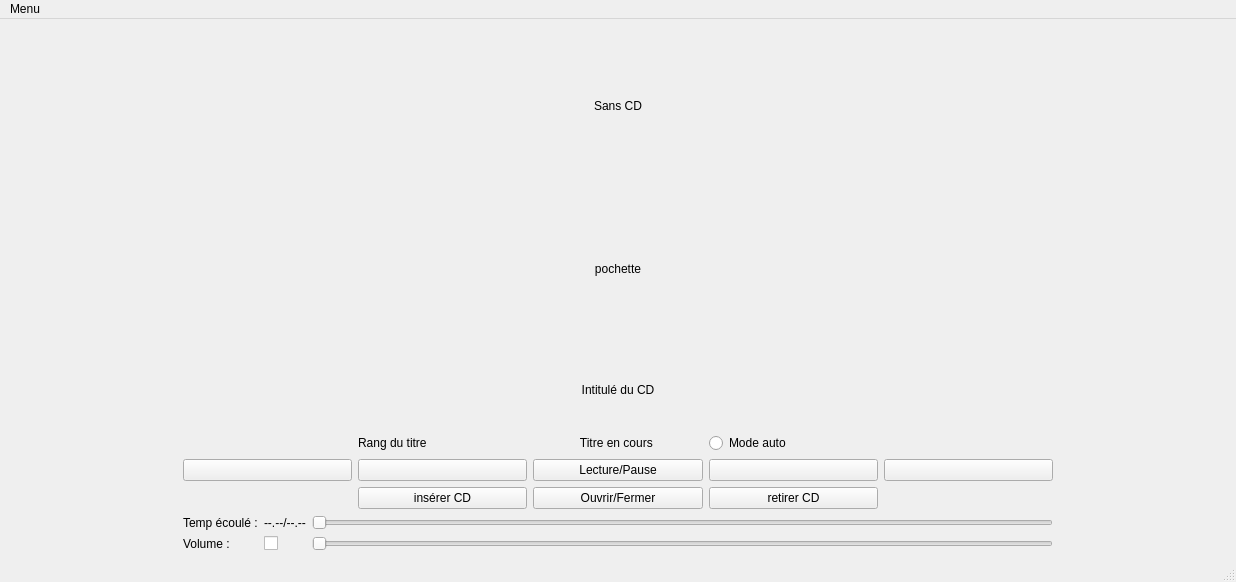
<?xml version="1.0" encoding="UTF-8"?>
<ui version="4.0">
 <class>LecteurVue</class>
 <widget class="QMainWindow" name="LecteurVue">
  <property name="geometry">
   <rect>
    <x>0</x>
    <y>0</y>
    <width>1236</width>
    <height>582</height>
   </rect>
  </property>
  <property name="windowTitle">
   <string>LecteurVue</string>
  </property>
  <widget class="QWidget" name="centralwidget">
   <layout class="QHBoxLayout" name="horizontalLayout_4">
    <item>
     <layout class="QHBoxLayout" name="horizontalLayout_3" stretch="1,5,1">
      <item>
       <spacer name="horizontalSpacer_2">
        <property name="orientation">
         <enum>Qt::Orientation::Horizontal</enum>
        </property>
        <property name="sizeHint" stdset="0">
         <size>
          <width>40</width>
          <height>20</height>
         </size>
        </property>
       </spacer>
      </item>
      <item>
       <layout class="QVBoxLayout" name="verticalLayout">
        <item>
         <layout class="QHBoxLayout" name="horizontalLayout">
          <item>
           <widget class="QLabel" name="etatDisque">
            <property name="text">
             <string>Sans CD</string>
            </property>
            <property name="alignment">
             <set>Qt::AlignmentFlag::AlignCenter</set>
            </property>
            <property name="margin">
             <number>10</number>
            </property>
            <property name="indent">
             <number>530</number>
            </property>
           </widget>
          </item>
         </layout>
        </item>
        <item>
         <layout class="QHBoxLayout" name="horizontalLayout_2">
          <item>
           <widget class="QLabel" name="pochette">
            <property name="text">
             <string>pochette</string>
            </property>
            <property name="alignment">
             <set>Qt::AlignmentFlag::AlignCenter</set>
            </property>
           </widget>
          </item>
         </layout>
        </item>
        <item>
         <layout class="QGridLayout" name="gridLayout">
          <item row="2" column="2">
           <widget class="QPushButton" name="lecturePause">
            <property name="text">
             <string>Lecture/Pause</string>
            </property>
            <property name="icon">
             <iconset theme="QIcon::ThemeIcon::MediaPlaybackStart"/>
            </property>
            <property name="checkable">
             <bool>true</bool>
            </property>
           </widget>
          </item>
          <item row="3" column="1">
           <widget class="QPushButton" name="insererCD">
            <property name="text">
             <string>insérer CD</string>
            </property>
            <property name="autoDefault">
             <bool>false</bool>
            </property>
           </widget>
          </item>
          <item row="3" column="2">
           <widget class="QPushButton" name="ouvrirFermer">
            <property name="text">
             <string>Ouvrir/Fermer</string>
            </property>
            <property name="checkable">
             <bool>true</bool>
            </property>
           </widget>
          </item>
          <item row="1" column="3">
           <widget class="QRadioButton" name="autoButton">
            <property name="text">
             <string>Mode auto</string>
            </property>
           </widget>
          </item>
          <item row="2" column="3">
           <widget class="QPushButton" name="boutonStop">
            <property name="text">
             <string/>
            </property>
            <property name="icon">
             <iconset theme="QIcon::ThemeIcon::MediaPlaybackStop"/>
            </property>
           </widget>
          </item>
          <item row="0" column="2">
           <widget class="QLabel" name="intituleCD">
            <property name="text">
             <string>Intitulé du CD</string>
            </property>
            <property name="alignment">
             <set>Qt::AlignmentFlag::AlignCenter</set>
            </property>
           </widget>
          </item>
          <item row="3" column="3">
           <widget class="QPushButton" name="retirerCD">
            <property name="text">
             <string>retirer CD</string>
            </property>
           </widget>
          </item>
          <item row="1" column="2">
           <widget class="QLabel" name="titreEnCours">
            <property name="text">
             <string>Titre en cours </string>
            </property>
            <property name="alignment">
             <set>Qt::AlignmentFlag::AlignCenter</set>
            </property>
           </widget>
          </item>
          <item row="2" column="4">
           <widget class="QPushButton" name="titreSuivant">
            <property name="text">
             <string/>
            </property>
            <property name="icon">
             <iconset theme="QIcon::ThemeIcon::GoNext"/>
            </property>
           </widget>
          </item>
          <item row="1" column="1">
           <widget class="QLabel" name="rangTitre">
            <property name="text">
             <string>Rang du titre</string>
            </property>
           </widget>
          </item>
          <item row="2" column="1">
           <widget class="QPushButton" name="recommencerTitre">
            <property name="text">
             <string/>
            </property>
            <property name="icon">
             <iconset theme="QIcon::ThemeIcon::MediaSeekBackward"/>
            </property>
           </widget>
          </item>
          <item row="2" column="0">
           <widget class="QPushButton" name="titrePrec">
            <property name="text">
             <string/>
            </property>
            <property name="icon">
             <iconset theme="QIcon::ThemeIcon::GoPrevious"/>
            </property>
           </widget>
          </item>
         </layout>
        </item>
        <item>
         <layout class="QGridLayout" name="gridLayout_2">
          <item row="1" column="0">
           <widget class="QLabel" name="volume">
            <property name="text">
             <string>Volume :</string>
            </property>
           </widget>
          </item>
          <item row="1" column="2">
           <widget class="QSlider" name="barreVolume">
            <property name="maximum">
             <number>100</number>
            </property>
            <property name="orientation">
             <enum>Qt::Orientation::Horizontal</enum>
            </property>
           </widget>
          </item>
          <item row="0" column="0">
           <widget class="QLabel" name="tempEcoule">
            <property name="text">
             <string>Temp écoulé :</string>
            </property>
           </widget>
          </item>
          <item row="0" column="2">
           <widget class="QSlider" name="barreTempEcoule">
            <property name="orientation">
             <enum>Qt::Orientation::Horizontal</enum>
            </property>
           </widget>
          </item>
          <item row="1" column="1">
           <widget class="QCheckBox" name="volumeCheck">
            <property name="text">
             <string/>
            </property>
            <property name="icon">
             <iconset theme="QIcon::ThemeIcon::AudioVolumeHigh"/>
            </property>
           </widget>
          </item>
          <item row="0" column="1">
           <widget class="QLabel" name="labelTemps">
            <property name="text">
             <string>--.--/--.--</string>
            </property>
           </widget>
          </item>
         </layout>
        </item>
       </layout>
      </item>
      <item>
       <spacer name="horizontalSpacer">
        <property name="orientation">
         <enum>Qt::Orientation::Horizontal</enum>
        </property>
        <property name="sizeHint" stdset="0">
         <size>
          <width>40</width>
          <height>20</height>
         </size>
        </property>
       </spacer>
      </item>
     </layout>
    </item>
   </layout>
  </widget>
  <widget class="QMenuBar" name="menubar">
   <property name="geometry">
    <rect>
     <x>0</x>
     <y>0</y>
     <width>1236</width>
     <height>17</height>
    </rect>
   </property>
   <widget class="QMenu" name="menuMenu">
    <property name="title">
     <string>Menu</string>
    </property>
   </widget>
   <addaction name="menuMenu"/>
  </widget>
  <widget class="QStatusBar" name="statusbar"/>
 </widget>
 <resources/>
 <connections/>
</ui>
